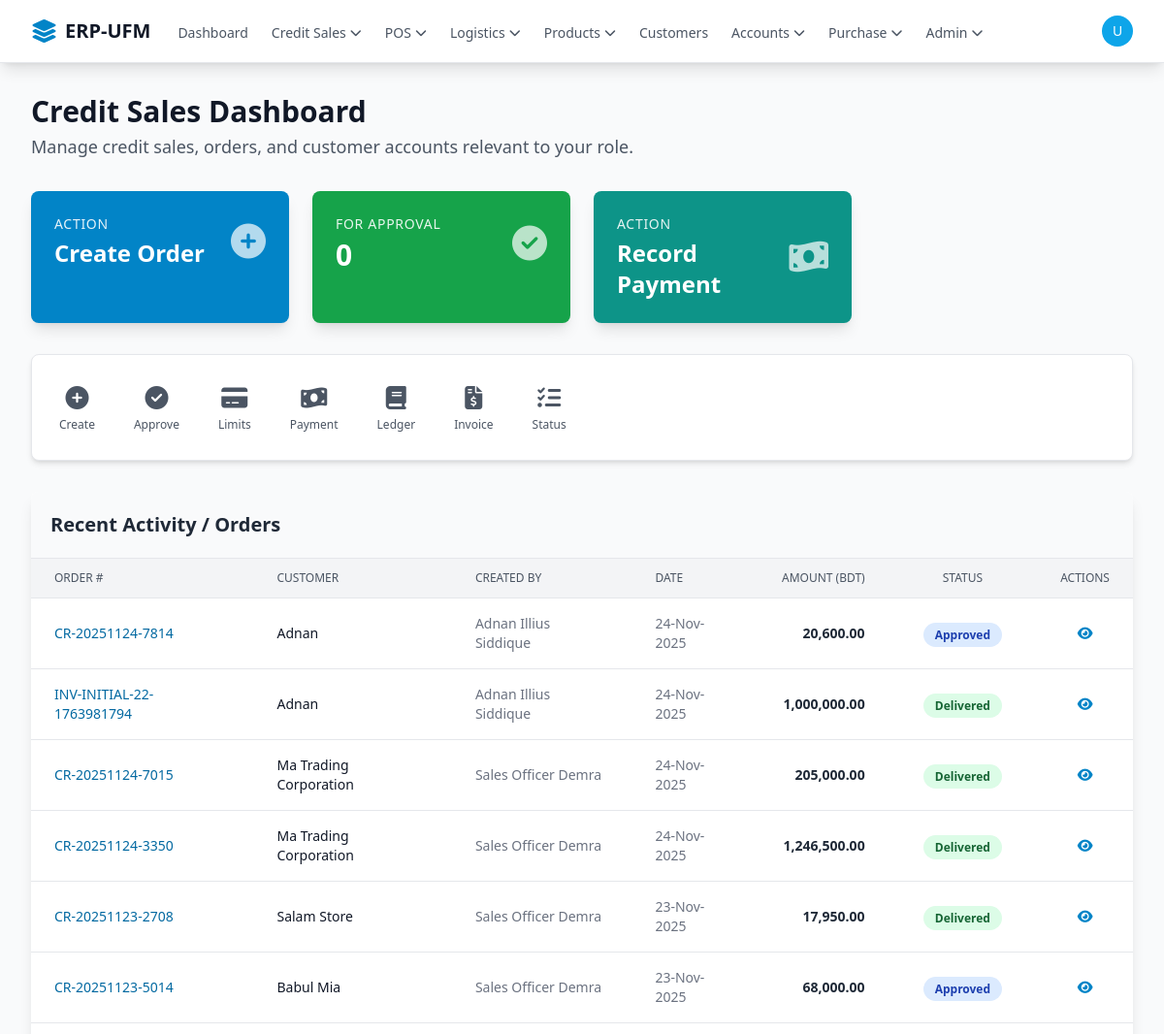
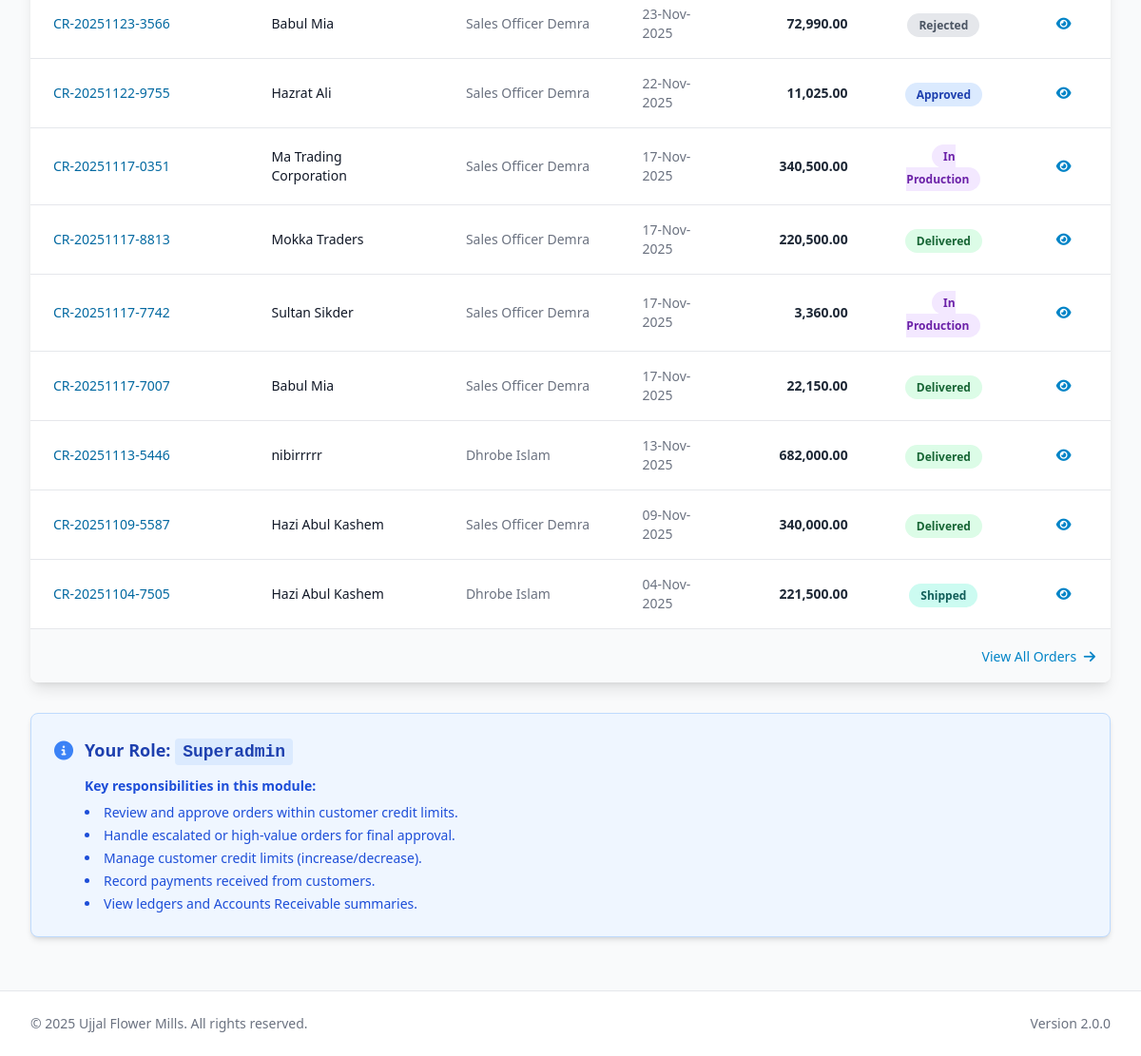
/dispatch/index.php (signed in), run on the app's committed database (2 pictures, top to bottom).
### tables this page shows
CREATE TABLE `credit_orders` (
  `id` bigint(20) UNSIGNED NOT NULL,
  `order_number` varchar(50) NOT NULL,
  `customer_id` bigint(20) UNSIGNED NOT NULL,
  `order_date` date NOT NULL,
  `required_date` date DEFAULT NULL,
  `order_type` enum('credit','advance_payment') NOT NULL DEFAULT 'credit',
  `subtotal` decimal(12,2) NOT NULL DEFAULT 0.00,
  `discount_amount` decimal(12,2) NOT NULL DEFAULT 0.00,
  `tax_amount` decimal(12,2) NOT NULL DEFAULT 0.00,
  `total_amount` decimal(12,2) NOT NULL DEFAULT 0.00,
  `advance_paid` decimal(12,2) NOT NULL DEFAULT 0.00,
  `balance_due` decimal(12,2) NOT NULL DEFAULT 0.00,
  `amount_paid` decimal(10,2) NOT NULL DEFAULT 0.00,
  `status` enum('draft','pending_approval','approved','escalated','rejected','in_production','produced','ready_to_ship','shipped','delivered','cancelled') NOT NULL DEFAULT 'draft',
  `assigned_branch_id` bigint(20) UNSIGNED DEFAULT NULL,
  `priority` enum('low','normal','high','urgent') NOT NULL DEFAULT 'normal',
  `sort_order` int(11) DEFAULT 0 COMMENT 'Order position for drag & drop priority (0 = highest priority)',
  `created_by_user_id` bigint(20) UNSIGNED NOT NULL,
  `approved_by_user_id` bigint(20) UNSIGNED DEFAULT NULL,
  `approved_at` timestamp NULL DEFAULT NULL,
  `shipping_address` text DEFAULT NULL,
  `special_instructions` text DEFAULT NULL,
  `internal_notes` text DEFAULT NULL,
  `created_at` timestamp NOT NULL DEFAULT current_timestamp(),
  `updated_at` timestamp NOT NULL DEFAULT current_timestamp() ON UPDATE current_timestamp(),
  `total_weight_kg` decimal(10,2) DEFAULT 0.00,
  `requires_vehicle_type` varchar(50) DEFAULT NULL
);

CREATE TABLE `customers` (
  `id` bigint(20) UNSIGNED NOT NULL,
  `uuid` varchar(36) NOT NULL DEFAULT uuid() COMMENT 'Public-safe unique ID',
  `customer_type` enum('Credit','POS') NOT NULL DEFAULT 'POS' COMMENT 'Credit customers are eligible for a limit, POS are not.',
  `name` varchar(255) NOT NULL COMMENT 'Contact person''s name or a walk-in customer''s name',
  `business_name` varchar(255) DEFAULT NULL COMMENT 'The registered business name, if any',
  `phone_number` varchar(50) NOT NULL COMMENT 'Primary contact phone',
  `email` varchar(100) DEFAULT NULL COMMENT 'Optional but highly recommended for invoices',
  `business_address` text DEFAULT NULL,
  `photo_url` varchar(255) DEFAULT NULL COMMENT 'File path to an optional customer photo',
  `credit_limit` decimal(12,2) NOT NULL DEFAULT 0.00 COMMENT 'The max credit allowed. Application logic will enforce 0.00 for POS customers.',
  `initial_due` decimal(12,2) NOT NULL DEFAULT 0.00 COMMENT 'One-time starting balance (if migrating)',
  `current_balance` decimal(12,2) NOT NULL DEFAULT 0.00 COMMENT 'Live A/R balance. Will be updated by invoices and payments.',
  `status` enum('active','inactive','blacklisted') NOT NULL DEFAULT 'active',
  `created_at` timestamp NOT NULL DEFAULT current_timestamp(),
  `updated_at` timestamp NOT NULL DEFAULT current_timestamp() ON UPDATE current_timestamp()
);

CREATE TABLE `users` (
  `id` bigint(20) UNSIGNED NOT NULL,
  `uuid` varchar(36) NOT NULL DEFAULT uuid(),
  `display_name` varchar(255) NOT NULL,
  `email` varchar(255) NOT NULL,
  `password_hash` varchar(255) NOT NULL,
  `role` enum('Superadmin','admin','Accounts','accounts-demra','accounts-srg','accountspos-demra','accountspos-srg','dispatch-demra','dispatch-srg','dispatchpos-demra','dispatchpos-srg','production manager-srg','production manager-demra','sales-srg','sales-demra','sales-other','collector','Transport Manager') NOT NULL DEFAULT 'sales-other',
  `status` enum('active','pending','suspended') NOT NULL DEFAULT 'pending',
  `last_login` datetime DEFAULT NULL,
  `dashboard_preferences` text DEFAULT NULL COMMENT 'JSON array of selected dashboard widget keys',
  `created_at` timestamp NOT NULL DEFAULT current_timestamp(),
  `updated_at` timestamp NOT NULL DEFAULT current_timestamp() ON UPDATE current_timestamp()
);

### dispatch/index.php (the view, shortened to what the rows shown need)
<?php
require_once '../core/init.php';
global $db;
$currentUser = getCurrentUser();
$user_id     = $currentUser['id'] ?? null;
$user_role   = $currentUser['role'] ?? '';
$pageTitle   = 'Credit Sales Dashboard';
$is_admin       = in_array($user_role, ['Superadmin', 'admin']);
$is_accounts    = in_array($user_role, ['Accounts', 'accounts-rampura', 'accounts-srg', 'accounts-demra']);
$is_sales       = in_array($user_role, ['sales-srg', 'sales-demra', 'sales-other']);
$is_production  = in_array($user_role, ['production manager-srg', 'production manager-demra', 'production manager-rampura']);
$is_dispatcher  = in_array($user_role, ['dispatch-srg', 'dispatch-demra', 'dispatchpos-demra', 'dispatchpos-srg']);
$user_branch = null;
$recent_orders = [];
$limit = 15;
if ($is_admin || $is_accounts) {
    $recent_orders = $db->query("
        SELECT co.*, c.name AS customer_name, u.display_name AS created_by_name
        FROM credit_orders co
        JOIN customers c ON co.customer_id = c.id
        JOIN users u ON co.created_by_user_id = u.id
        ORDER BY co.created_at DESC
        LIMIT $limit
    ")->results();
}
require_once '../templates/header.php';
?>
<div class="mb-8">
    <h1 class="text-3xl font-bold text-gray-900"><?php echo $pageTitle; ?></h1>
</div>
<div class="bg-white rounded-lg shadow-lg overflow-hidden mb-8">
    <div class="p-5 border-b border-gray-200 bg-gray-50 flex justify-between items-center">
        <h2 class="text-xl font-bold text-gray-800">Recent Activity / Orders</h2>
    </div>
    <div class="overflow-x-auto">
        <?php if (!empty($recent_orders)): ?>
            <table class="min-w-full divide-y divide-gray-200">
                <thead class="bg-gray-100">
                    <tr>
                        <th class="px-6 py-3 text-left text-xs font-medium text-gray-600 uppercase">Order #</th>
                        <th class="px-6 py-3 text-left text-xs font-medium text-gray-600 uppercase">Customer</th>
                        <?php if ($is_admin || $is_accounts): ?>
                        <th class="px-6 py-3 text-left text-xs font-medium text-gray-600 uppercase">Created By</th>
                        <?php endif; ?>
                        <th class="px-6 py-3 text-left text-xs font-medium text-gray-600 uppercase">Date</th>
                        <th class="px-6 py-3 text-right text-xs font-medium text-gray-600 uppercase">Amount (BDT)</th>
                        <th class="px-6 py-3 text-center text-xs font-medium text-gray-600 uppercase">Status</th>
                        <th class="px-6 py-3 text-center text-xs font-medium text-gray-600 uppercase">Actions</th>
                    </tr>
                </thead>
                <tbody class="bg-white divide-y divide-gray-200">
                    <?php foreach ($recent_orders as $order): ?>
                    <tr class="hover:bg-primary-50 transition-colors">
                        <td class="px-6 py-4 text-sm font-medium text-primary-700">
                            <a href="credit_order_view.php?id=<?php echo $order->id; ?>" class="hover:underline">
                                <?php echo htmlspecialchars($order->order_number); ?>
                            </a>
                        </td>
                        <td class="px-6 py-4 text-sm font-medium text-gray-900">
                            <?php echo htmlspecialchars($order->customer_name); ?>
                        </td>
                        <?php if ($is_admin || $is_accounts): ?>
                        <td class="px-6 py-4 text-sm text-gray-500">
                            <?php echo htmlspecialchars($order->created_by_name ?? 'N/A'); ?>
                        </td>
                        <?php endif; ?>
                        <td class="px-6 py-4 text-sm text-gray-500">
                            <?php echo date('d-M-Y', strtotime($order->order_date)); ?>
                        </td>
                        <td class="px-6 py-4 text-sm text-right font-semibold text-gray-800">
                            <?php echo number_format($order->total_amount, 2); ?>
                        </td>
                        <td class="px-6 py-4 text-center">
                            <?php
                            $status_colors = [
                                'draft'            => ['bg-gray-100', 'text-gray-800'],
                                'pending_approval' => ['bg-yellow-100', 'text-yellow-800'],
                                'approved'         => ['bg-blue-100', 'text-blue-800'],
                                'escalated'        => ['bg-red-100', 'text-red-800'],
                                'rejected'         => ['bg-gray-200', 'text-gray-600'],
                                'in_production'    => ['bg-purple-100', 'text-purple-800'],
                                'produced'         => ['bg-indigo-100', 'text-indigo-800'],
                                'ready_to_ship'    => ['bg-orange-100', 'text-orange-800'],
                                'shipped'          => ['bg-teal-100', 'text-teal-800'],
                                'delivered'        => ['bg-green-100', 'text-green-800'],
                                'cancelled'        => ['bg-gray-200', 'text-gray-600'],
                            ];
                            $colors = $status_colors[$order->status] ?? ['bg-gray-100', 'text-gray-800'];
                            ?>
                            <span class="px-3 py-1 text-xs font-bold rounded-full <?php echo $colors[0] . ' ' . $colors[1]; ?>">
                                <?php echo ucwords(str_replace('_', ' ', $order->status)); ?>
                            </span>
                        </td>
                        <td class="px-6 py-4 text-center text-sm font-medium">
                            <a href="credit_order_view.php?id=<?php echo $order->id; ?>" class="text-primary-600 hover:text-primary-900" title="View Details">
                                <i class="fas fa-eye fa-fw"></i>
                            </a>
                        </td>
                    </tr>
                    <?php endforeach; ?>
                </tbody>
            </table>
        <?php endif; ?>
    </div>
</div>
<?php require_once '../templates/footer.php'; ?>

### data on the page
credit_orders: order_number "CR-20251124-7814", customer.name "Adnan", users.display_name "Adnan Illius Siddique", order_date "24-Nov-2025", total_amount "20,600.00", status "Approved"
credit_orders: order_number "INV-INITIAL-22-1763981794", customer.name "Adnan", users.display_name "Adnan Illius Siddique", order_date "24-Nov-2025", total_amount "1,000,000.00", status "Delivered"
credit_orders: order_number "CR-20251124-7015", customer.name "Ma Trading Corporation", users.display_name "Sales Officer Demra", order_date "24-Nov-2025", total_amount "205,000.00", status "Delivered"
credit_orders: order_number "CR-20251124-3350", customer.name "Ma Trading Corporation", users.display_name "Sales Officer Demra", order_date "24-Nov-2025", total_amount "1,246,500.00", status "Delivered"
credit_orders: order_number "CR-20251123-2708", customer.name "Salam Store", users.display_name "Sales Officer Demra", order_date "23-Nov-2025", total_amount "17,950.00", status "Delivered"
credit_orders: order_number "CR-20251123-5014", customer.name "Babul Mia", users.display_name "Sales Officer Demra", order_date "23-Nov-2025", total_amount "68,000.00", status "Approved"
credit_orders: order_number "CR-20251123-3566", customer.name "Babul Mia", users.display_name "Sales Officer Demra", order_date "23-Nov-2025", total_amount "72,990.00", status "Rejected"
credit_orders: order_number "CR-20251122-9755", customer.name "Hazrat Ali", users.display_name "Sales Officer Demra", order_date "22-Nov-2025", total_amount "11,025.00", status "Approved"
credit_orders: order_number "CR-20251117-0351", customer.name "Ma Trading Corporation", users.display_name "Sales Officer Demra", order_date "17-Nov-2025", total_amount "340,500.00", status "In Production"
credit_orders: order_number "CR-20251117-8813", customer.name "Mokka Traders", users.display_name "Sales Officer Demra", order_date "17-Nov-2025", total_amount "220,500.00", status "Delivered"
credit_orders: order_number "CR-20251117-7742", customer.name "Sultan Sikder", users.display_name "Sales Officer Demra", order_date "17-Nov-2025", total_amount "3,360.00", status "In Production"
credit_orders: order_number "CR-20251117-7007", customer.name "Babul Mia", users.display_name "Sales Officer Demra", order_date "17-Nov-2025", total_amount "22,150.00", status "Delivered"
credit_orders: order_number "CR-20251113-5446", customer.name "nibirrrrr", users.display_name "Dhrobe Islam", order_date "13-Nov-2025", total_amount "682,000.00", status "Delivered"
credit_orders: order_number "CR-20251109-5587", customer.name "Hazi Abul Kashem", users.display_name "Sales Officer Demra", order_date "09-Nov-2025", total_amount "340,000.00", status "Delivered"
credit_orders: order_number "CR-20251104-7505", customer.name "Hazi Abul Kashem", users.display_name "Dhrobe Islam", order_date "04-Nov-2025", total_amount "221,500.00", status "Shipped"

### other printed values
APP_NAME "ERP-UFM"
substr($currentUser['display_name'] ?? 'U', 0, 1) "U"
$pageTitle "Credit Sales Dashboard"
$stats['pending_approval'] "0"
$user_role "Superadmin"
APP_VERSION "2.0.0"
